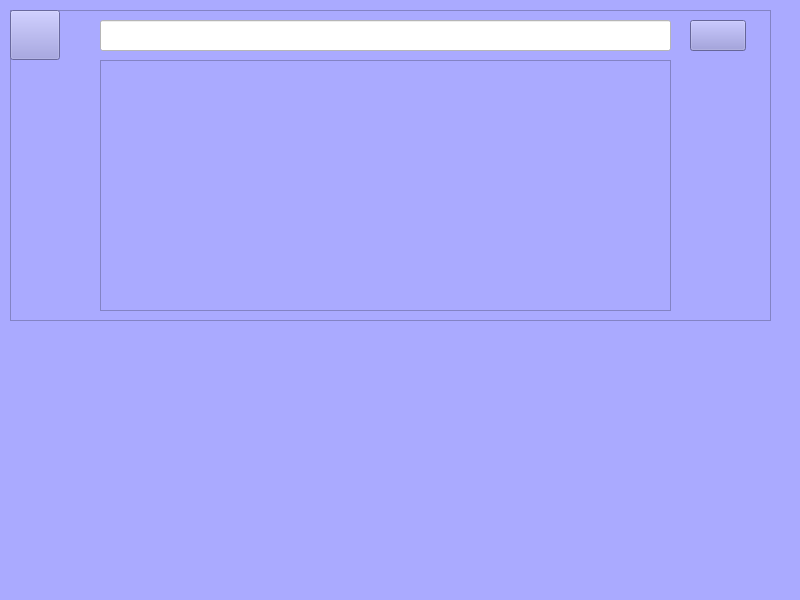
<?xml version="1.0" encoding="UTF-8"?>
<ui version="4.0">
 <class>MainWindow</class>
 <widget class="QMainWindow" name="MainWindow">
  <property name="geometry">
   <rect>
    <x>0</x>
    <y>0</y>
    <width>800</width>
    <height>600</height>
   </rect>
  </property>
  <property name="windowTitle">
   <string>MainWindow</string>
  </property>
  <property name="styleSheet">
   <string notr="true">background-color: rgb(170, 170, 255); color: rgb(0, 0, 0);</string>
  </property>
  <widget class="QWidget" name="centralwidget">
   <property name="styleSheet">
    <string notr="true">color: rgb(0, 0, 0);</string>
   </property>
   <widget class="QFrame" name="frame">
    <property name="geometry">
     <rect>
      <x>10</x>
      <y>10</y>
      <width>761</width>
      <height>311</height>
     </rect>
    </property>
    <property name="frameShape">
     <enum>QFrame::StyledPanel</enum>
    </property>
    <property name="frameShadow">
     <enum>QFrame::Raised</enum>
    </property>
    <property name="styleSheet">
     <string notr="true">color: rgb(0, 0, 0);</string>
    </property>
    <widget class="QLineEdit" name="lineEdit">
     <property name="geometry">
      <rect>
       <x>90</x>
       <y>10</y>
       <width>571</width>
       <height>31</height>
      </rect>
     </property>
     <property name="styleSheet">
      <string notr="true">background-color: rgb(255, 255, 255); color: rgb(0, 0, 0);</string>
     </property>
     <property name="text">
      <string/>
     </property>
    </widget>
    <widget class="QListWidget" name="listWidget">
     <property name="geometry">
      <rect>
       <x>90</x>
       <y>50</y>
       <width>571</width>
       <height>251</height>
      </rect>
     </property>
     <property name="styleSheet">
      <string notr="true">color: rgb(0, 0, 0);</string>
     </property>
    </widget>
    <widget class="QPushButton" name="pushButton">
       <property name="minimumSize">
        <size>
         <width>50</width>
         <height>50</height>
        </size>
       </property>
       <property name="styleSheet">
        <string notr="true">background-color: rgb(147, 147, 221); color: rgb(0, 0, 0);</string>
       </property>
       <property name="text">
        <string/>
       </property>
       <property name="icon">
        <iconset>
         <normaloff>ICONS/feather/arrow-left.svg</normaloff>ICONS/feather/arrow-left.svg</iconset>
       </property>
       <property name="iconSize">
        <size>
         <width>24</width>
         <height>24</height>
        </size>
       </property>
      </widget>
    <widget class="QPushButton" name="pushButton_2">
         <property name="geometry">
          <rect>
           <x>680</x>
           <y>10</y>
           <width>56</width>
           <height>31</height>
          </rect>
         </property>
         <property name="styleSheet">
          <string notr="true">background-color: rgb(143, 143, 214); color: rgb(0, 0, 0);</string>
         </property>
         <property name="text">
          <string/>
         </property>
         <property name="icon">
          <iconset>
           <normaloff>ICONS/feather/search.svg</normaloff>ICONS/feather/search.svg</iconset>
         </property>
         <property name="iconSize">
          <size>
           <width>24</width>
           <height>24</height>
          </size>
         </property>
        </widget>
   </widget>
  </widget>
  <widget class="QStatusBar" name="statusbar"/>
 </widget>
 <resources>
  <include location="ICONS/resources.qrc"/>
 </resources>
 <connections/>
</ui>
